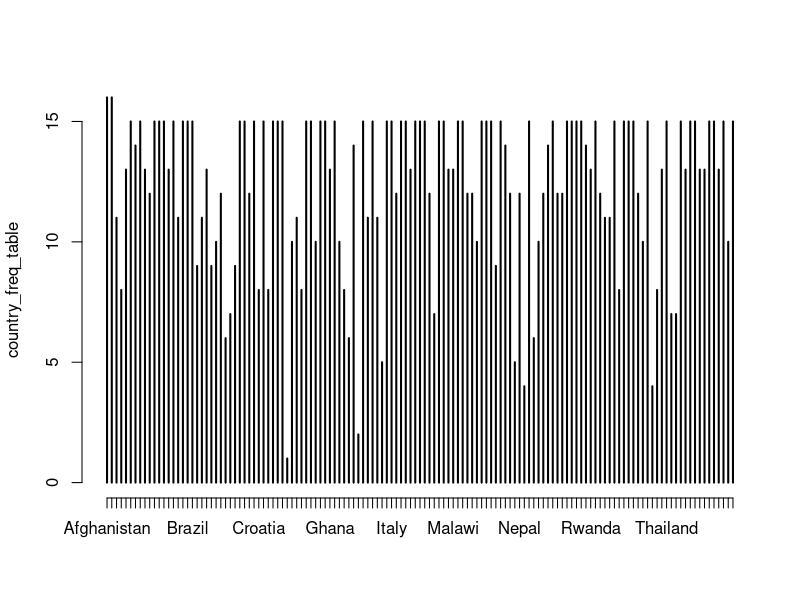
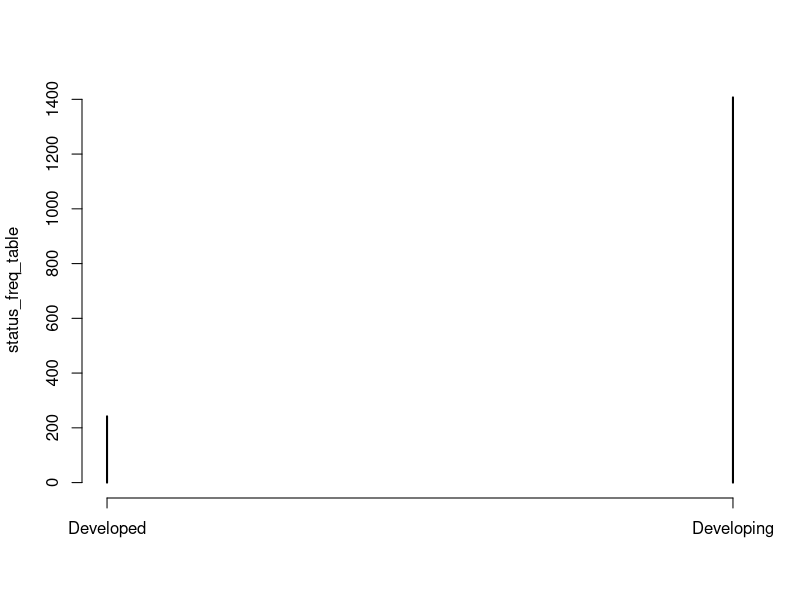

Here is the R script that generated these plots, in order: (Note: this script raises an error after producing the figures.)
## ---- chunk 1
df.raw <- read.csv('Life Expectancy Data.csv')
df.raw <- na.omit(df.raw)
df <- df.raw
## ---- chunk 2
## countries
country_freq_table <- table(df$Country)
plot(country_freq_table)
## ---- chunk 3
## status
status_freq_table <- table(df$Status)
plot(status_freq_table)
## ---- chunk 4
(df.numeric <- df[, sapply(df, is.numeric)])
## ---- chunk 5
lapply(names(df.numeric), function(column_name) {
  plot(numeric.cols$Life.expectancy~numeric.cols[[column_name]],
       xlab = column_name,
       ylab = "Life Expectancy")
})
## ---- chunk 6
lapply(names(numeric.cols), function(column_name) {
  par(mfrow=c(1,2))
  fit <- lm(df$Life.expectancy ~ df[[column_name]])
  plot(fit, which=1, main=column_name)
  plot(fit, which=3)
})
## ---- chunk 7
chosen.col <- "Adult.Mortality"
plot(df$Life.expectancy ~ df[[chosen.col]])
plot(df$Life.expectancy ~ log1p(df[[chosen.col]]))
